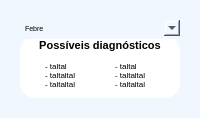
                 <widget class="QWidget" name="Widget_COQUEDIAG" native="true">
                  <property name="maximumSize">
                   <size>
                    <width>280</width>
                    <height>16777215</height>
                   </size>
                  </property>
                  <property name="autoFillBackground">
                   <bool>false</bool>
                  </property>
                  <property name="styleSheet">
                   <string notr="true">background-color: #F0F7FE;
border-radius: 250px; border-radius: 20px</string>
                  </property>
                  <layout class="QVBoxLayout" name="verticalLayout_3">
                   <item>
                    <widget class="QWidget" name="Container_COQUEDIAG" native="true">
                     <property name="autoFillBackground">
                      <bool>false</bool>
                     </property>
                     <property name="styleSheet">
                      <string notr="true">background-color: #F0F7FE;
border-radius: 15px;</string>
                     </property>
                     <layout class="QVBoxLayout" name="verticalLayout_2">
                      <property name="spacing">
                       <number>0</number>
                      </property>
                      <property name="sizeConstraint">
                       <enum>QLayout::SetDefaultConstraint</enum>
                      </property>
                      <property name="leftMargin">
                       <number>9</number>
                      </property>
                      <property name="topMargin">
                       <number>9</number>
                      </property>
                      <property name="rightMargin">
                       <number>9</number>
                      </property>
                      <property name="bottomMargin">
                       <number>9</number>
                      </property>
                      <item>
                       <widget class="QWidget" name="InputF" native="true">
                        <property name="maximumSize">
                         <size>
                          <width>16777215</width>
                          <height>25</height>
                         </size>
                        </property>
                        <layout class="QHBoxLayout" name="horizontalLayout_46">
                         <property name="spacing">
                          <number>0</number>
                         </property>
                         <property name="leftMargin">
                          <number>0</number>
                         </property>
                         <property name="topMargin">
                          <number>0</number>
                         </property>
                         <property name="rightMargin">
                          <number>0</number>
                         </property>
                         <property name="bottomMargin">
                          <number>0</number>
                         </property>
                         <item>
                          <widget class="QWidget" name="widget_43" native="true">
                           <property name="maximumSize">
                            <size>
                             <width>16777215</width>
                             <height>20</height>
                            </size>
                           </property>
                           <property name="styleSheet">
                            <string notr="true">background-color: transparent;</string>
                           </property>
                           <layout class="QHBoxLayout" name="horizontalLayout_45">
                            <property name="spacing">
                             <number>0</number>
                            </property>
                            <property name="leftMargin">
                             <number>0</number>
                            </property>
                            <property name="topMargin">
                             <number>0</number>
                            </property>
                            <property name="rightMargin">
                             <number>0</number>
                            </property>
                            <property name="bottomMargin">
                             <number>0</number>
                            </property>
                            <item>
                             <widget class="QComboBox" name="comboBox_5">
                              <property name="font">
                               <font>
                                <pointsize>5</pointsize>
                               </font>
                              </property>
                              <property name="styleSheet">
                               <string notr="true">border: none;
outline: none;
border-radius: 15;
background-color: #F0F7FE; </string>
                              </property>
                              <property name="editable">
                               <bool>false</bool>
                              </property>
                              <property name="insertPolicy">
                               <enum>QComboBox::InsertAtBottom</enum>
                              </property>
                              <property name="iconSize">
                               <size>
                                <width>4</width>
                                <height>4</height>
                               </size>
                              </property>
                              <property name="frame">
                               <bool>true</bool>
                              </property>
                              <item>
                               <property name="text">
                                <string>Febre</string>
                               </property>
                              </item>
                              <item>
                               <property name="text">
                                <string>Dores no corpo</string>
                               </property>
                              </item>
                              <item>
                               <property name="text">
                                <string>Dores nas articulações</string>
                               </property>
                              </item>
                              <item>
                               <property name="text">
                                <string>Manchas vermelhas</string>
                               </property>
                              </item>
                             </widget>
                            </item>
                           </layout>
                          </widget>
                         </item>
                        </layout>
                       </widget>
                      </item>
                      <item>
                       <widget class="QWidget" name="div" native="true">
                        <property name="styleSheet">
                         <string notr="true">background-color: white;
border-top-radius: 0;
border-bottom-radius: 8;</string>
                        </property>
                        <layout class="QVBoxLayout" name="verticalLayout_5">
                         <property name="spacing">
                          <number>0</number>
                         </property>
                         <property name="leftMargin">
                          <number>0</number>
                         </property>
                         <property name="topMargin">
                          <number>0</number>
                         </property>
                         <property name="rightMargin">
                          <number>0</number>
                         </property>
                         <property name="bottomMargin">
                          <number>0</number>
                         </property>
                         <item>
                          <widget class="QWidget" name="addedOptnsCONT" native="true">
                           <property name="maximumSize">
                            <size>
                             <width>16777215</width>
                             <height>60</height>
                            </size>
                           </property>
                           <property name="styleSheet">
                            <string notr="true">background-color:white;
border-radius: 0;

</string>
                           </property>
                           <widget class="QWidget" name="Febre" native="true">
                            <property name="geometry">
                             <rect>
                              <x>9</x>
                              <y>9</y>
                              <width>51</width>
                              <height>18</height>
                             </rect>
                            </property>
                            <property name="styleSheet">
                             <string notr="true">background-color: #79CDFD; border-radius: 8</string>
                            </property>
                            <widget class="QLabel" name="label_27">
                             <property name="geometry">
                              <rect>
                               <x>-1</x>
                               <y>0</y>
                               <width>51</width>
                               <height>16</height>
                              </rect>
                             </property>
                             <property name="font">
                              <font>
                               <pointsize>6</pointsize>
                              </font>
                             </property>
                             <property name="cursor">
                              <cursorShape>PointingHandCursor</cursorShape>
                             </property>
                             <property name="text">
                              <string>Febre</string>
                             </property>
                             <property name="alignment">
                              <set>Qt::AlignCenter</set>
                             </property>
                            </widget>
                           </widget>
                           <widget class="QWidget" name="Nause" native="true">
                            <property name="geometry">
                             <rect>
                              <x>70</x>
                              <y>10</y>
                              <width>61</width>
                              <height>18</height>
                             </rect>
                            </property>
                            <property name="styleSheet">
                             <string notr="true">background-color: #79CDFD; border-radius: 8</string>
                            </property>
                            <widget class="QLabel" name="label_28">
                             <property name="geometry">
                              <rect>
                               <x>-1</x>
                               <y>0</y>
                               <width>61</width>
                               <height>16</height>
                              </rect>
                             </property>
                             <property name="font">
                              <font>
                               <pointsize>6</pointsize>
                              </font>
                             </property>
                             <property name="cursor">
                              <cursorShape>PointingHandCursor</cursorShape>
                             </property>
                             <property name="text">
                              <string>Náusea</string>
                             </property>
                             <property name="alignment">
                              <set>Qt::AlignCenter</set>
                             </property>
                            </widget>
                           </widget>
                           <widget class="QWidget" name="DorCbc" native="true">
                            <property name="geometry">
                             <rect>
                              <x>9</x>
                              <y>33</y>
                              <width>91</width>
                              <height>18</height>
                             </rect>
                            </property>
                            <property name="styleSheet">
                             <string notr="true">background-color: #79CDFD; border-radius: 8</string>
                            </property>
                            <widget class="QLabel" name="label_29">
                             <property name="geometry">
                              <rect>
                               <x>-1</x>
                               <y>0</y>
                               <width>91</width>
                               <height>16</height>
                              </rect>
                             </property>
                             <property name="font">
                              <font>
                               <pointsize>6</pointsize>
                              </font>
                             </property>
                             <property name="cursor">
                              <cursorShape>PointingHandCursor</cursorShape>
                             </property>
                             <property name="text">
                              <string>Dor de Cabeça</string>
                             </property>
                             <property name="alignment">
                              <set>Qt::AlignCenter</set>
                             </property>
                            </widget>
                           </widget>
                          </widget>
                         </item>
                         <item>
                          <widget class="QWidget" name="PossivDiagContainer" native="true">
                           <property name="styleSheet">
                            <string notr="true">background-color: transparent;
</string>
                           </property>
                           <layout class="QVBoxLayout" name="verticalLayout_4">
                            <property name="spacing">
                             <number>0</number>
                            </property>
                            <property name="leftMargin">
                             <number>0</number>
                            </property>
                            <property name="topMargin">
                             <number>0</number>
                            </property>
                            <property name="rightMargin">
                             <number>0</number>
                            </property>
                            <property name="bottomMargin">
                             <number>0</number>
                            </property>
                            <item>
                             <widget class="Line" name="line_2">
                              <property name="maximumSize">
                               <size>
                                <width>16777215</width>
                                <height>16777215</height>
                               </size>
                              </property>
                              <property name="layoutDirection">
                               <enum>Qt::LeftToRight</enum>
                              </property>
                              <property name="autoFillBackground">
                               <bool>false</bool>
                              </property>
                              <property name="styleSheet">
                               <string notr="true">background-color: #F0F7FE;</string>
                              </property>
                              <property name="orientation">
                               <enum>Qt::Horizontal</enum>
                              </property>
                             </widget>
                            </item>
                            <item>
                             <widget class="QLabel" name="label_24">
                              <property name="maximumSize">
                               <size>
                                <width>16777215</width>
                                <height>15</height>
                               </size>
                              </property>
                              <property name="font">
                               <font>
                                <pointsize>8</pointsize>
                                <weight>63</weight>
                                <bold>true</bold>
                               </font>
                              </property>
                              <property name="styleSheet">
                               <string notr="true">font-weight: 500;</string>
                              </property>
                              <property name="text">
                               <string>Possíveis diagnósticos</string>
                              </property>
                              <property name="alignment">
                               <set>Qt::AlignCenter</set>
                              </property>
                             </widget>
                            </item>
                            <item>
                             <widget class="QWidget" name="widget_3" native="true">
                              <layout class="QHBoxLayout" name="horizontalLayout">
                               <property name="spacing">
                                <number>30</number>
                               </property>
                               <property name="leftMargin">
                                <number>25</number>
                               </property>
                               <property name="rightMargin">
                                <number>25</number>
                               </property>
                               <item>
                                <widget class="QLabel" name="label_25">
                                 <property name="font">
                                  <font>
                                   <pointsize>6</pointsize>
                                  </font>
                                 </property>
                                 <property name="styleSheet">
                                  <string notr="true">background-color: transparent;</string>
                                 </property>
                                 <property name="text">
                                  <string>- taltal
- taltaltal
- taltaltal</string>
                                 </property>
                                </widget>
                               </item>
                               <item>
                                <widget class="QLabel" name="label_26">
                                 <property name="font">
                                  <font>
                                   <pointsize>6</pointsize>
                                  </font>
                                 </property>
                                 <property name="styleSheet">
                                  <string notr="true">background-color: transparent;</string>
                                 </property>
                                 <property name="text">
                                  <string>- taltal
- taltaltal
- taltaltal</string>
                                 </property>
                                </widget>
                               </item>
                              </layout>
                             </widget>
                            </item>
                           </layout>
                          </widget>
                         </item>
                        </layout>
                       </widget>
                      </item>
                     </layout>
                    </widget>
                   </item>
                  </layout>
                 </widget>
